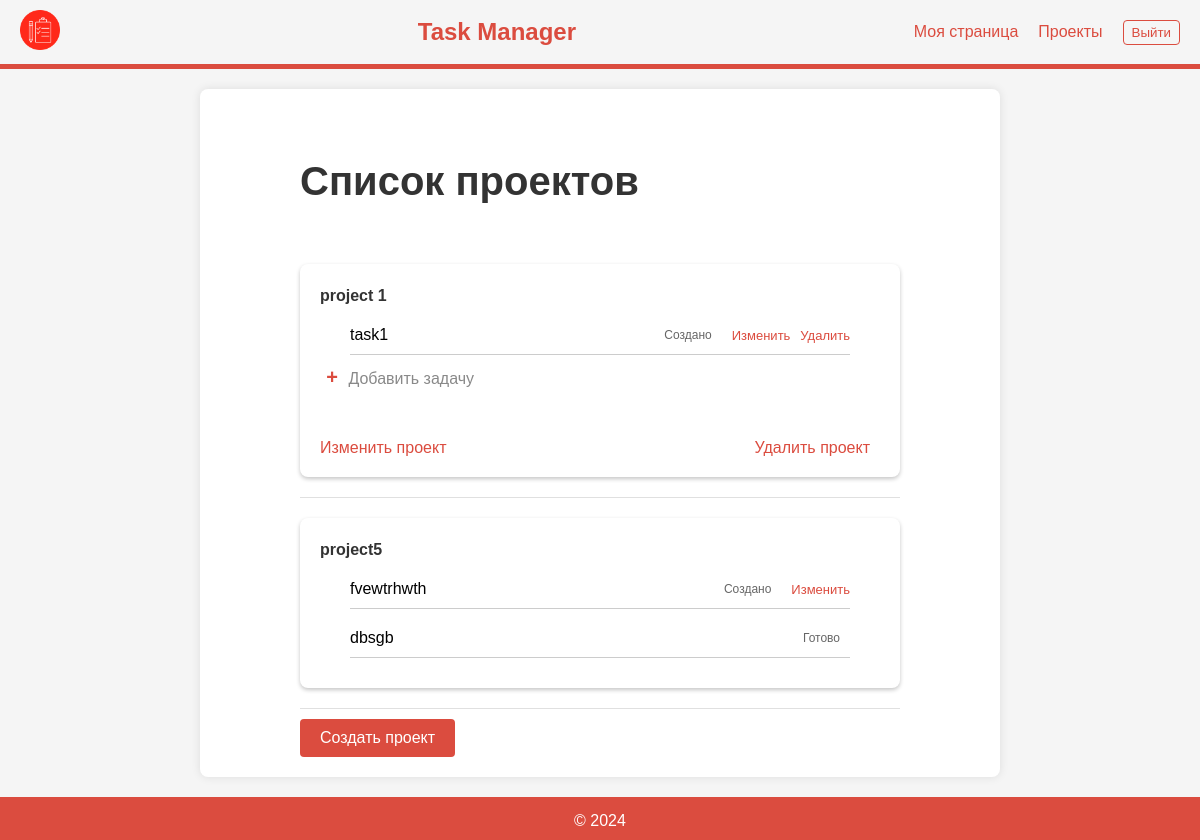
The page /projects/ (signed in) on the database its author committed.
### app/models.py (models this page shows, shortened)
class Project(models.Model):
    title = models.CharField(max_length=255)
    description = models.TextField()
    owner = models.ForeignKey(
        CustomUser, on_delete=models.CASCADE, related_name="projects"
    )
    date_created = models.DateTimeField(auto_now_add=True)
    date_updated = models.DateTimeField(auto_now=True)

class Task(models.Model):
    STATUS_CHOICES = [
        ("created", "Создано"),
        ("in_progress", "В процессе"),
        ("done", "Готово"),
    ]
    project = models.ForeignKey(Project, on_delete=models.CASCADE, related_name="tasks")
    title = models.CharField(max_length=255)
    description = models.TextField()
    assigned_to = models.ForeignKey(
        CustomUser, on_delete=models.SET_NULL, null=True, related_name="tasks"
    )
    date_created = models.DateTimeField(auto_now_add=True)
    date_updated = models.DateTimeField(auto_now=True)
    due_date = models.DateTimeField()
    status = models.CharField(max_length=20, choices=STATUS_CHOICES, default="created")

### app/views.py (the view)
# urls.py: path("projects/", projects_list, name="projects_list"),
@login_required
def projects_list(request):
    user_tasks = Task.objects.filter(assigned_to=request.user)
    user_projects = Project.objects.filter(tasks__in=user_tasks).distinct()
    return render(
        request,
        "app/projects_list.html",
        {
            "projects": user_projects,
            "user_tasks": user_tasks,
            "current_user": request.user,
        },
    )

### app/templates/app/projects_list.html (shortened to what this page needs)
{% extends 'app/base.html' %}
{% block content %}
    <h1>Список проектов</h1>
    <ul class="project-list">
        {% for project in projects %}
        <li class="project-item">
            <div class="project-card">
                <div class="project-header">
                    <a class="project-title" href="{% url 'project_detail' pk=project.pk %}">{{ project.title }}</a>
                </div>
                <ul class="task-list">
                    {% for task in user_tasks %}
                        {% if task.project == project %}
                        <li class="task-item">
                            <span class="task-title">{{ task.title }}</span>
                            <span class="task-status">{{ task.get_status_display }}</span>
                            {% if project.owner == request.user %}
                                <a class="task-action" href="{% url 'task_edit' pk=task.pk %}">Изменить</a>
                                <a class="task-action" href="{% url 'task_delete' pk=task.pk %}">Удалить</a>
                            {% elif task.assigned_to == request.user and task.status != 'done' %}
                                <a class="task-action" href="{% url 'task_edit' pk=task.pk %}">Изменить</a>
                            {% endif %}
                        </li>
                        {% endif %}
                    {% empty %}
                    <li class="task-item">Нет задач</li>
                    {% endfor %}
                    {% if project.owner == request.user %}
                    <li class="task-create"><a class="project-task-create" href="{% url 'task_create' project_pk=project.pk %}"><span class="plus">+</span> Добавить задачу</a></li>
                    {% endif %}
                </ul>
                {% if project.owner == request.user %}
                <div class="project-actions">
                    <a class="project-action" href="{% url 'project_edit' pk=project.pk %}">Изменить проект</a>
                    <a class="project-action" href="{% url 'project_delete' pk=project.pk %}">Удалить проект</a>
                </div>
                {% endif %}
            </div>
        </li>
        {% empty %}
        <li class="project-item">Нет проектов</li>
        {% endfor %}
    </ul>
    <button class="click-but" onclick="window.location.href='{% url 'project_create' %}'">Создать проект</button>
{% endblock %}

### app/static/app/css/styles.css (style rules this page uses)
* { margin: 0; padding: 0; box-sizing: border-box; }
body { font-family: 'Arial', sans-serif; background-color: #f5f5f5; margin: 0; padding: 0; }
ul { list-style: none; }
main h1 { font-size: 2.5rem; color: #333; margin: 50px 0 40px 0; }
button { background-color: #db4c3f; color: #fff; border: none; padding: 10px 20px; font-size: 1rem; cursor: pointer; border-radius: 4px; transition: background-color 0.3s ease; }
.project-list { list-style: none; padding: 0; }
.project-item { border-bottom: 1px solid #e0e0e0; padding: 20px 0; }
.project-header { font-size: 1.2rem; font-weight: bold; margin-bottom: 10px; }
.project-title { text-decoration: none; color: #333; font-size: 16px; }
.task-list { list-style: none; padding: 0; }
.task-item { display: flex; justify-content: space-between; align-items: center; padding: 10px 0 10px 0; margin: 0 30px 10px 30px; border-bottom: 1px solid #ccc; }
.task-title { flex-grow: 1; font-size: 1rem; }
.task-status { margin-right: 10px; font-size: 12px; color: #666; }
.task-action { margin-left: 10px; color: #db4c3f; text-decoration: none; font-size: small; }
.project-actions { margin-top: 50px; display: flex; justify-content: space-between; }
.project-action { margin-right: 10px; color: #db4c3f; text-decoration: none; font-size: 1rem; }
.project-card { padding: 20px; border-radius: 8px; box-shadow: 0 2px 4px rgba(0, 0, 0, 0.227); }
.click-but { margin-top: 10px; }
.project-task-create { margin-right: 10px; color: #898989; text-decoration: none; font-size: 16px; }
.plus { font-size: 20px; color: #898989 }
.plus { display: inline-block; width: 24px; height: 24px; text-align: center; line-height: 24px; background-color: transparent; border-radius: 50%; color: #db4c3f; font-weight: bold; transition: background-color 0.3s, color 0.3s; }

### rows shown on the page
Project: title "project 1", shows "Добавить задачу", shows "Изменить проект"
Task: title "task1", status "Создано", shows "Изменить"
Project: title "project5"
Task: title "fvewtrhwth", status "Создано", shows "Изменить"
Task: title "dbsgb", status "Готово"
